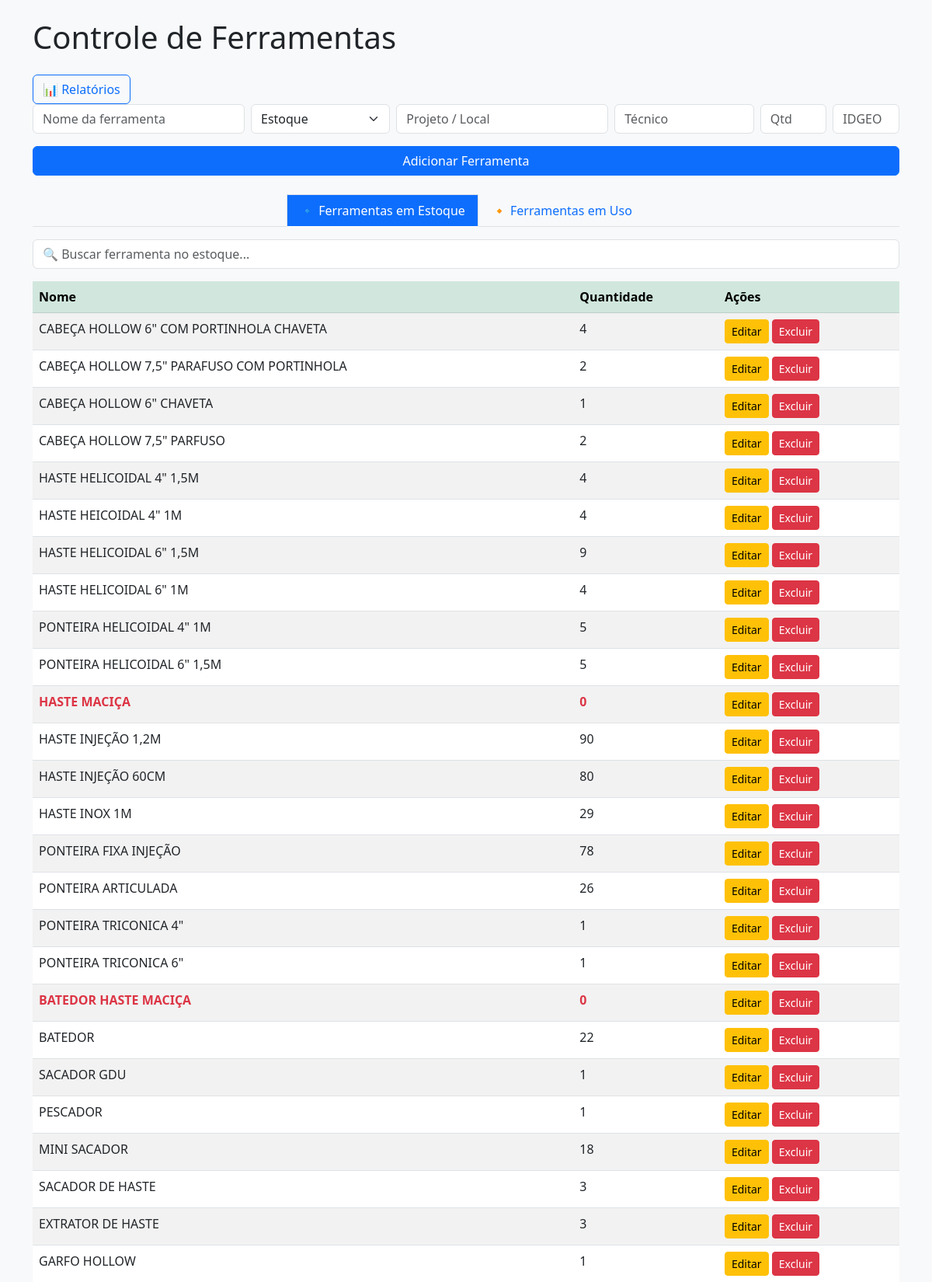
The page / (upper part) on the database its author committed.
### tables this page shows
CREATE TABLE ferramentas (
    id INTEGER PRIMARY KEY AUTOINCREMENT,
    nome TEXT NOT NULL,
    status TEXT NOT NULL,
    local TEXT NOT NULL,
    tecnico TEXT,
    quantidade INTEGER NOT NULL,
    idgeo TEXT
);

### app.py (the view)
@app.route('/')
def index():
    try:
        conn = get_db_connection()
        ferramentas_estoque = conn.execute('SELECT * FROM ferramentas WHERE status = "estoque"').fetchall()
        ferramentas_uso = conn.execute('SELECT * FROM ferramentas WHERE status = "uso"').fetchall()
        conn.close()
        return render_template('index.html', ferramentas_estoque=ferramentas_estoque, ferramentas_uso=ferramentas_uso)
    except sqlite3.OperationalError as e:
        erro = str(e)
        return render_template('index.html', ferramentas_estoque=[], ferramentas_uso=[], erro=erro)

### app.py (called while the page is built)
def get_db_connection():
    conn = sqlite3.connect('ferramentas.db')
    conn.row_factory = sqlite3.Row
    return conn

### templates/index.html (shortened to what this page needs)
<!DOCTYPE html>
<html lang="pt-br">
<head>
    <link href="https://cdn.jsdelivr.net/npm/bootstrap@5.3.0/dist/css/bootstrap.min.css" rel="stylesheet">
</head>
<body class="bg-light p-4">
<div class="container">
    <h1 class="mb-4">Controle de Ferramentas</h1>
    <a href="/relatorios" class="btn btn-outline-primary">📊 Relatórios</a>
    <form method="POST" action="/adicionar" class="row g-2 mb-4">
        <div class="col-md-3"><input name="nome" class="form-control" placeholder="Nome da ferramenta" required></div>
        <div class="col-md-2">
            <select name="status" class="form-select" required>
                <option value="estoque">Estoque</option>
            </select>
        </div>
        <div class="col-md-3"><input name="local" class="form-control" placeholder="Projeto / Local"></div>
        <div class="col-md-2"><input name="tecnico" class="form-control" placeholder="Técnico"></div>
        <div class="col-md-1"><input name="quantidade" type="number" class="form-control" placeholder="Qtd" min="0" required></div>
        <div class="col-md-1"><input name="idgeo" class="form-control" placeholder="IDGEO"></div>
        <div class="col-md-12"><button class="btn btn-primary w-100 mt-2">Adicionar Ferramenta</button></div>
    </form>
    <ul class="nav nav-tabs mb-3 justify-content-center" id="abasFerramentas" role="tablist">
        <li class="nav-item" role="presentation">
            <button class="nav-link active" id="aba-estoque-tab" data-bs-toggle="tab" data-bs-target="#aba-estoque" type="button" role="tab">🔹 Ferramentas em Estoque</button>
        </li>
        <li class="nav-item" role="presentation">
            <button class="nav-link" id="aba-uso-tab" data-bs-toggle="tab" data-bs-target="#aba-uso" type="button" role="tab">🔸 Ferramentas em Uso</button>
        </li>
    </ul>
    <div class="tab-content" id="conteudoAbas">
        <div class="tab-pane fade show active" id="aba-estoque" role="tabpanel">
            <input type="text" class="form-control mb-3" id="buscaEstoque" placeholder="🔍 Buscar ferramenta no estoque..." onkeyup="filtrarTabela('buscaEstoque', 'tabelaEstoque')">
            <table class="table table-striped" id="tabelaEstoque">
                <thead class="table-success">
                    <tr><th>Nome</th><th>Quantidade</th><th>Ações</th></tr>
                </thead>
                <tbody>
                    {% for f in ferramentas_estoque %}
                    <tr>
                        <td class="{% if f.quantidade == 0 %}text-danger fw-bold{% endif %}">{{ f.nome }}</td>
                        <td class="{% if f.quantidade == 0 %}text-danger fw-bold{% endif %}">{{ f.quantidade }}</td>
                        <td>
                            <a href="/editar/{{ f.id }}" class="btn btn-warning btn-sm">Editar</a>
                            <a href="/deletar/{{ f.id }}" class="btn btn-danger btn-sm">Excluir</a>
                        </td>
                    </tr>
                    {% endfor %}
                </tbody>
            </table>
        </div>
    </div>
</div>
</body>
</html>

### templates/index.html (style rules this page uses)
.nav-tabs .nav-link { font-size: 16px; font-weight: 500; padding: 8px 16px; border-radius: 0; }
.nav-tabs .nav-link.active { background-color: #0d6efd; color: white; border-radius: 0; }

### rows shown on the page
ferramentas: nome "CABEÇA HOLLOW 6\" COM PORTINHOLA CHAVETA", quantidade "4"
ferramentas: nome "CABEÇA HOLLOW 7,5\" PARAFUSO COM PORTINHOLA", quantidade "2"
ferramentas: nome "CABEÇA HOLLOW 6\" CHAVETA", quantidade "1"
ferramentas: nome "CABEÇA HOLLOW 7,5\" PARFUSO", quantidade "2"
ferramentas: nome "HASTE HELICOIDAL 4\" 1,5M", quantidade "4"
ferramentas: nome "HASTE HEICOIDAL 4\" 1M", quantidade "4"
ferramentas: nome "HASTE HELICOIDAL 6\" 1,5M", quantidade "9"
ferramentas: nome "HASTE HELICOIDAL 6\" 1M", quantidade "4"
ferramentas: nome "PONTEIRA HELICOIDAL 4\" 1M", quantidade "5"
ferramentas: nome "PONTEIRA HELICOIDAL 6\" 1,5M", quantidade "5"
ferramentas: nome "HASTE MACIÇA", quantidade "0"
ferramentas: nome "HASTE INJEÇÃO 1,2M", quantidade "90"
ferramentas: nome "HASTE INJEÇÃO 60CM", quantidade "80"
ferramentas: nome "HASTE INOX 1M", quantidade "29"
ferramentas: nome "PONTEIRA FIXA INJEÇÃO", quantidade "78"
ferramentas: nome "PONTEIRA ARTICULADA", quantidade "26"
ferramentas: nome "PONTEIRA TRICONICA 4\"", quantidade "1"
ferramentas: nome "PONTEIRA TRICONICA 6\"", quantidade "1"
ferramentas: nome "BATEDOR HASTE MACIÇA", quantidade "0"
ferramentas: nome "BATEDOR", quantidade "22"
ferramentas: nome "SACADOR GDU", quantidade "1"
ferramentas: nome "PESCADOR", quantidade "1"
ferramentas: nome "MINI SACADOR", quantidade "18"
ferramentas: nome "SACADOR DE HASTE", quantidade "3"
ferramentas: nome "EXTRATOR DE HASTE", quantidade "3"
ferramentas: nome "GARFO HOLLOW", quantidade "1"
